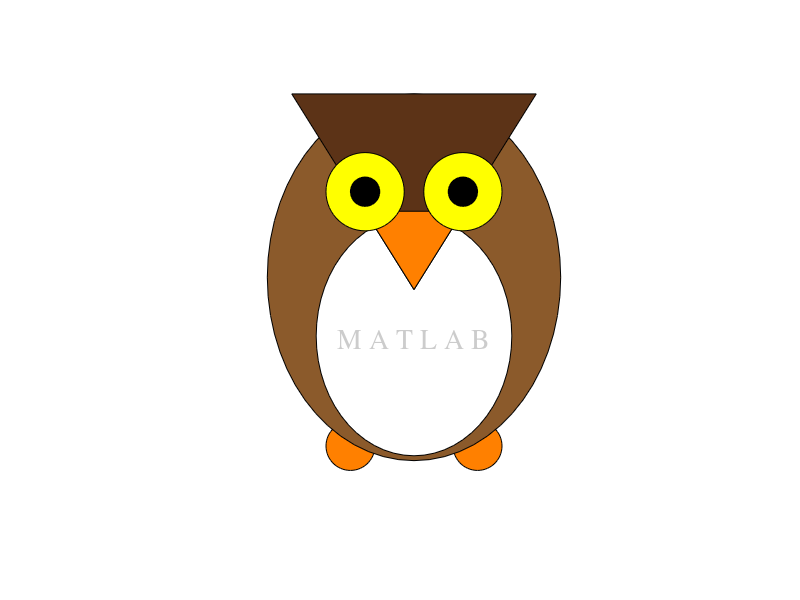

This figure's MATLAB source:
% Bagoly

% Egy FIGURE objektum létrehozása
figure('MenuBar', 'no',...
       'Color', [1, 1, 1],...
       'Name', 'Bagoly',...
       'NumberTitle', 'off',...
       'NextPlot', 'add',...
       'Position', [300, 50, 500, 500],...
       'WindowButtonMotionFcn', @eye_move)
axes('Visible', 'off',...
     'DataAspectRatio', [1 1 1],...,
     'XGrid', 'on',...
     'YGrid', 'on',...
     'GridLineStyle', ':')

% bal láb
rectangle('Position', [-1.8, 1.3, 1, 1],...
          'Curvature', [1, 1],...
          'FaceColor', [1, 0.5, 0])
% jobb láb
rectangle('Position', [0.8, 1.3, 1, 1],...
          'Curvature', [1, 1],...
          'FaceColor', [1, 0.5, 0])
% test
rectangle('Position', [-3, 1.5, 6, 7.5],...
          'Curvature', [1, 1],...
          'FaceColor', [139, 90, 43]/255)
% has
rectangle('Position', [-2, 1.6, 4, 4.9],...
          'Curvature', [1, 1],...
          'FaceColor', [1, 1, 1])
% fej
patch('XData',[0, 2.5, -2.5],...
      'YData', [5, 9, 9],...
      'FaceColor', [92, 51, 23]/255)
% csõr
patch('XData',[0, 1, -1],...
      'YData', [5, 6.6, 6.6],...
      'FaceColor', [1, 0.5, 0])
% bal szem
rectangle('Position', [-1.8, 6.2, 1.6, 1.6],...
          'Curvature', [1, 1],...
          'FaceColor', [1, 1, 0])
% bal pupilla
pupill_left = rectangle('Position', [-1.3, 6.7, 0.6, 0.6],...
          'Curvature', [1, 1],...
          'FaceColor', [0, 0, 0]);
% jobb szem
rectangle('Position', [0.2, 6.2, 1.6, 1.6],...
          'Curvature', [1, 1],...
          'FaceColor', [1, 1, 0])
% jobb pupilla
pupill_right = rectangle('Position', [0.7, 6.7, 0.6, 0.6],...
          'Curvature', [1, 1],...
          'FaceColor', [0, 0, 0]);
% Matlab szöveg
text('String', 'M A T L A B',...
     'FontName', 'Times',...
     'Position', [0, 4],...
     'HorizontalAlignment', 'center',...
     'FontSize', 20,...
     'Color',[0.8, 0.8, 0.8],...
     'ButtonDownFcn', @push_owl)
set(gca, 'UserData', [pupill_left, pupill_right]);



